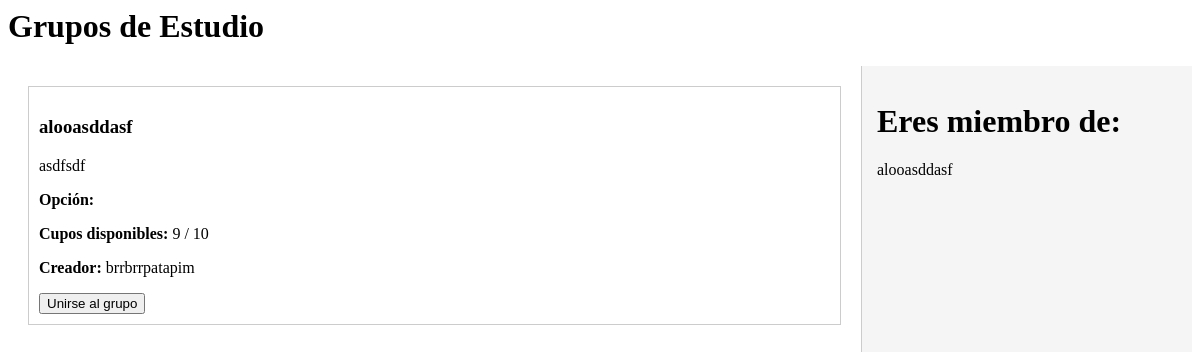
The app's page /lista_publicaciones (signed in), older data.
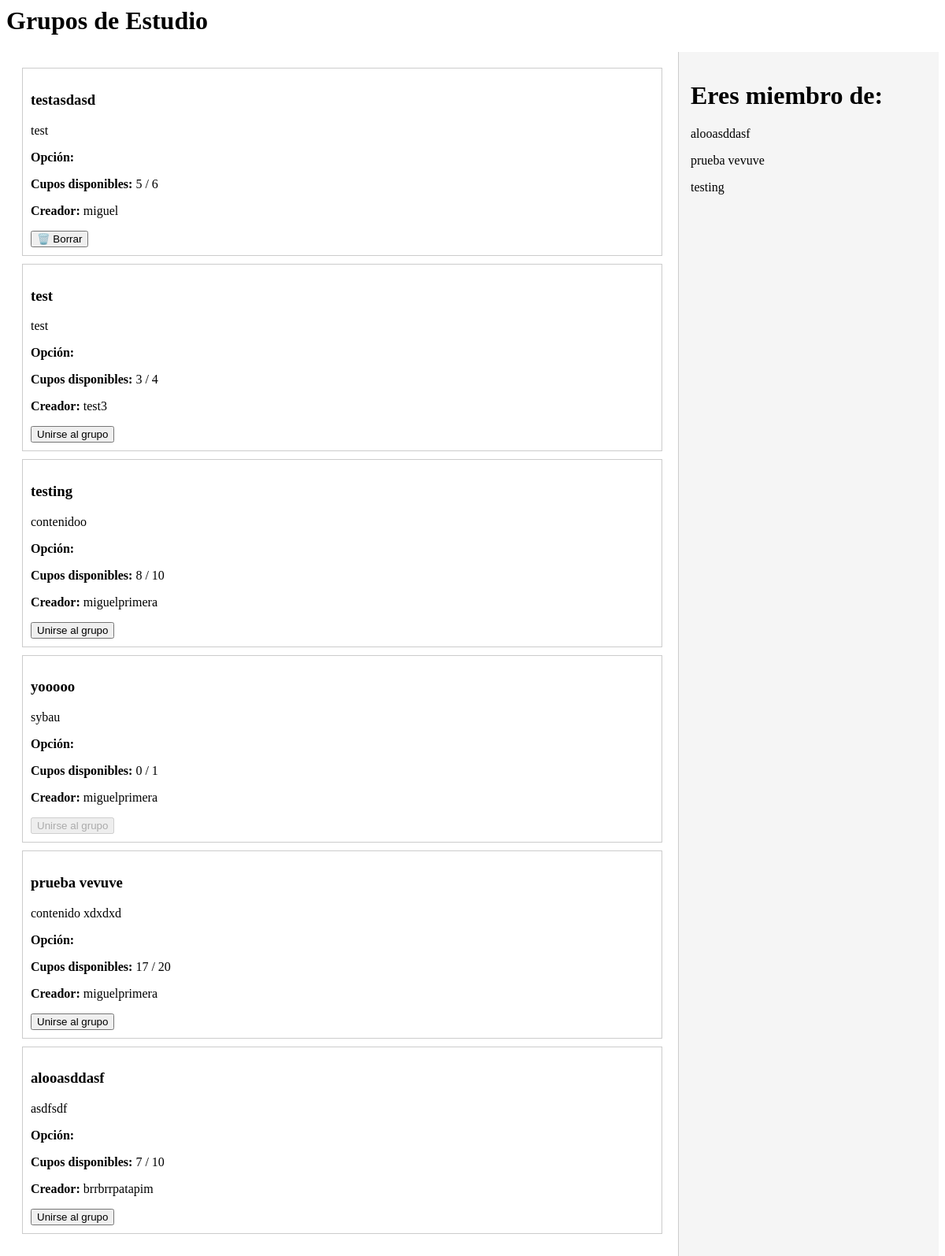
The same page, newer data.
### myapp/models.py (models this page shows, shortened)
class Publicaciones(models.Model):
    titulo = models.CharField(max_length=100)
    contenido = models.TextField(max_length=700)
    sala = models.ForeignKey('Sala', on_delete=models.CASCADE, related_name='publicaciones')
    cupos_maximos = models.PositiveIntegerField(default=1)
    cupos_disponibles = models.PositiveIntegerField(editable=False)
    creador = models.ForeignKey(User, on_delete=models.CASCADE)
    fecha_creacion = models.DateTimeField(auto_now_add=True)

class UnionGrupo(models.Model):
    usuario = models.ForeignKey(User, on_delete=models.CASCADE)
    publicacion = models.ForeignKey(Publicaciones, on_delete=models.CASCADE, related_name='participantes')
    class Meta:
        unique_together = ('usuario', 'publicacion')

### myapp/views.py (the view)
# urls.py: path('lista_publicaciones', views.lista_publicaciones, name='lista_publicaciones'),
@login_required(login_url='mensaje')
def lista_publicaciones(request):
    publicaciones = Publicaciones.objects.all().order_by('-fecha_creacion')
    usuario = request.user
    unido = UnionGrupo.objects.filter(usuario=usuario)
    return render(request, 'myapp/lista_publicaciones.html', {'publicaciones': publicaciones, 'unido': unido})

### myapp/templates/myapp/lista_publicaciones.html (shortened to what this page needs)
<h1>Grupos de Estudio</h1>
<div class="contenedor-principal">
  <div class="contenido">
    {% for pub in publicaciones %}
      <div style="border:1px solid #ccc; padding:10px; margin-bottom:10px;">
        <h3>{{ pub.titulo }}</h3>
        <p class='descripcion'>{{ pub.contenido }}</p>
        <p><strong>Opción:</strong> {{ pub.get_opcion_display }}</p>
        <p><strong>Cupos disponibles:</strong> {{ pub.cupos_disponibles }} / {{ pub.cupos_maximos }}</p>
        <p><strong>Creador:</strong> {{ pub.creador.username }}</p>
        {% if user == pub.creador %}
          <form action="{% url 'borrar_publicacion' pub.id %}" method="GET" style="display:inline;">
            <button type="submit">🗑️ Borrar</button>
          </form>
        {% else %}
          <form action="{% url 'unirse_grupo' pub.id %}" method="POST" style="display:inline;">
            <button type="submit" {% if pub.cupos_disponibles == 0 %}disabled{% endif %}>
              Unirse al grupo
            </button>
          </form>
        {% endif %}
      </div>
    {% empty %}
      <p>No hay publicaciones disponibles.</p>
    {% endfor %}
  </div>
  <div class="panel-derecho">
    <h1>Eres miembro de:</h1>
    {% for grupo in unido %}
    <p>
      {{grupo.publicacion.titulo}}
    </p>
    {% endfor %}
  </div>
</div>

Row changes from the older to the newer data that the page shows:
added Publicaciones: titulo "testasdasd", contenido "test", cupos_disponibles "5", cupos_maximos "6", creador.username "miguel", shows "🗑️ Borrar"
added Publicaciones: titulo "test", contenido "test", cupos_disponibles "3", cupos_maximos "4", creador.username "test3", shows "Unirse al grupo"
added Publicaciones: titulo "testing", contenido "contenidoo", cupos_disponibles "8", cupos_maximos "10", creador.username "miguelprimera", shows "Unirse al grupo"
added Publicaciones: titulo "yooooo", contenido "sybau", cupos_disponibles "0", cupos_maximos "1", creador.username "miguelprimera", shows "Unirse al grupo"
added Publicaciones: titulo "prueba vevuve", contenido "contenido xdxdxd", cupos_disponibles "17", cupos_maximos "20", creador.username "miguelprimera", shows "Unirse al grupo"
changed Publicaciones "alooasddasf": cupos_disponibles "9" → "7"
added UnionGrupo: publicacion.titulo "prueba vevuve"
added UnionGrupo: publicacion.titulo "testing"
